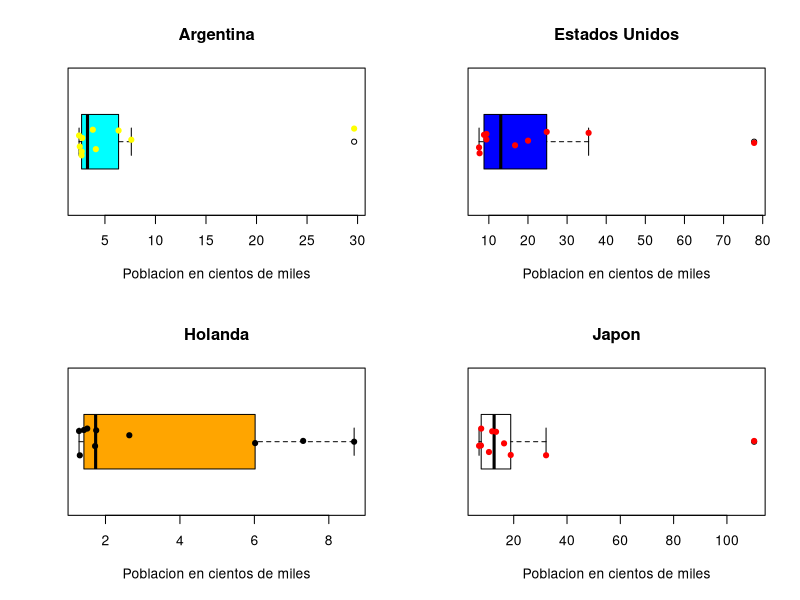
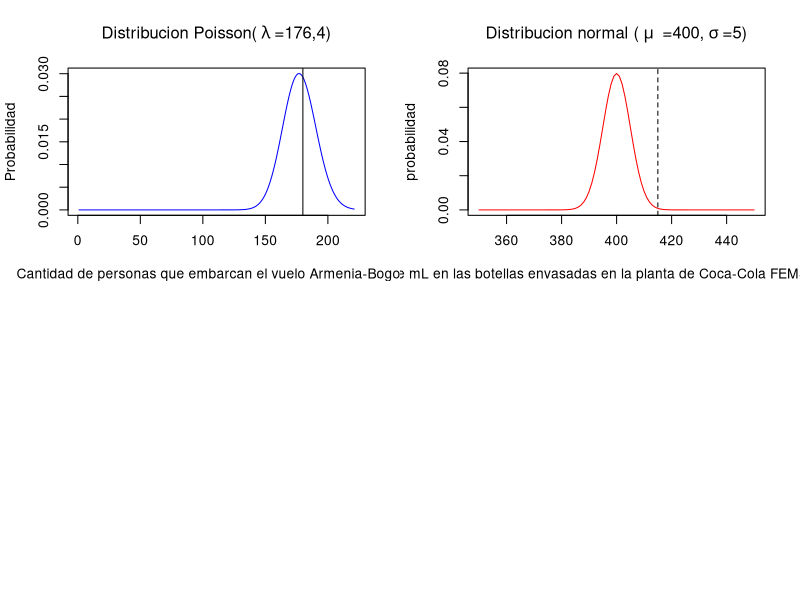

The R source for these figures, in order:
## ---- chunk 1
## creqcion de los vectores con los datos recolectados por pais
argentina = c(29.66, 7.61, 6.35, 4.10, 3.80, 2.75, 2.70, 2.69, 2.51, 2.44)
eeuu = c(77.81, 35.50, 24.79, 20.02, 16.70, 9.39, 9.38, 8.76, 7.63, 7.50)
holanda = c(8.68, 7.31, 6.02, 2.64, 1.75, 1.72, 1.51, 1.42, 1.31, 1.29)
japon = c(110.21, 32.14, 18.88, 16.38, 13.37, 11.92, 10.71, 7.80, 7.70, 7.00)

## ---- chunk 2
## creacion de los cuatro espacios para los graficos
par(mfrow= c(2,2))

##Creacion de los 4 boxplot, uno por cada pais
boxplot(argentina, col = "cyan" , main = "Argentina", xlab="Poblacion en cientos de miles",  horizontal = TRUE)
stripchart(argentina, method = "jitter", pch = 19, add = TRUE, col = "yellow")
boxplot(eeuu, col = "blue" , main = "Estados Unidos", xlab="Poblacion en cientos de miles",  horizontal = TRUE)
stripchart(eeuu, method = "jitter", pch = 19, add = TRUE, col = "red")
boxplot(holanda, col = "orange" , main = "Holanda", xlab="Poblacion en cientos de miles",  horizontal = TRUE)
stripchart(holanda, method = "jitter", pch = 19, add = TRUE, col = "black")
boxplot(japon, col = "white" , main = "Japon", xlab="Poblacion en cientos de miles",  horizontal = TRUE)
stripchart(japon, method = "jitter", pch = 19, add = TRUE, col = "red")
## ---- chunk 3
## medias de los 4 paises
mediaArgentina = mean(argentina)
mediaEEUU = mean(eeuu)
mediaHolanda = mean(holanda)
mediaJapon = mean(japon)
## mediana de los 4 pais 
medianaArgentina= median(argentina)
medianaEEUU= median(eeuu)
medianaHolanda= median(holanda)
medianaJapon= median(japon)
## Varuianza de los 4 pais
varArgentina = var(argentina)
varEEUU = var(eeuu)
varHolanda = var(holanda)
varJapon = var(japon)
## Desviacion Estandar de los 4 paises
desArgentina= sd(argentina)
desEEUU= sd(eeuu)
desHolanda= sd(holanda)
desJapon= sd(japon)
## coeficiente de relacion de los 4 paises
cvArgentina= (desArgentina/mediaArgentina)*100
cvEEUU= (desEEUU/mediaEEUU)*100
cvHolanda= (desHolanda/mediaHolanda)*100
cvJapon= (desJapon/mediaJapon)*100

## ---- chunk 4
## se sabe que el 98% de las personas que reservan el vuelo de Armenia - Bogota se presentan a la hora de emabarque, entonces
lambda2= 180 * 0.98
## probabilidad de que x<= 180, siendo X la cantidad de personas embarcando al avion
ppois(180, lambda = lambda2, lower.tail = TRUE)
## ---- chunk 5
## creacion del grafico de la distribucionde Poisson
plot(dpois(0:220, lambda = lambda2),col="blue", type = "l", ylab = "Probabilidad", xlab = "Cantidad de personas que embarcan el vuelo Armenia-Bogota ", main = "Distribucion Poisson("~lambda ~"=176,4)")
## se dibuja una linea en 180 separando el limite de sillas en el avion
abline(v=180)

## ---- chunk 6
## X es la cantidad de mL en las botellas envasadas en la planta de Coca-Cola FEMSA en Tocancipa
##teniendo como media
mu= 400
## y desviacion estandar
sigma= 5

pnorm(415, mu , sigma , lower.tail = FALSE)

## ---- chunk 7

plot(350:450, dnorm(350:450,mu,sigma), col="red", type = "l", ylab = "probabilidad", xlab = "Cantidad de mL en las botellas envasadas en la planta de Coca-Cola FEMSA en Tocancipa", main = "Distribucion normal ("~mu ~" =400,"~sigma~ "=5)")
abline(v=415,lty=2)
